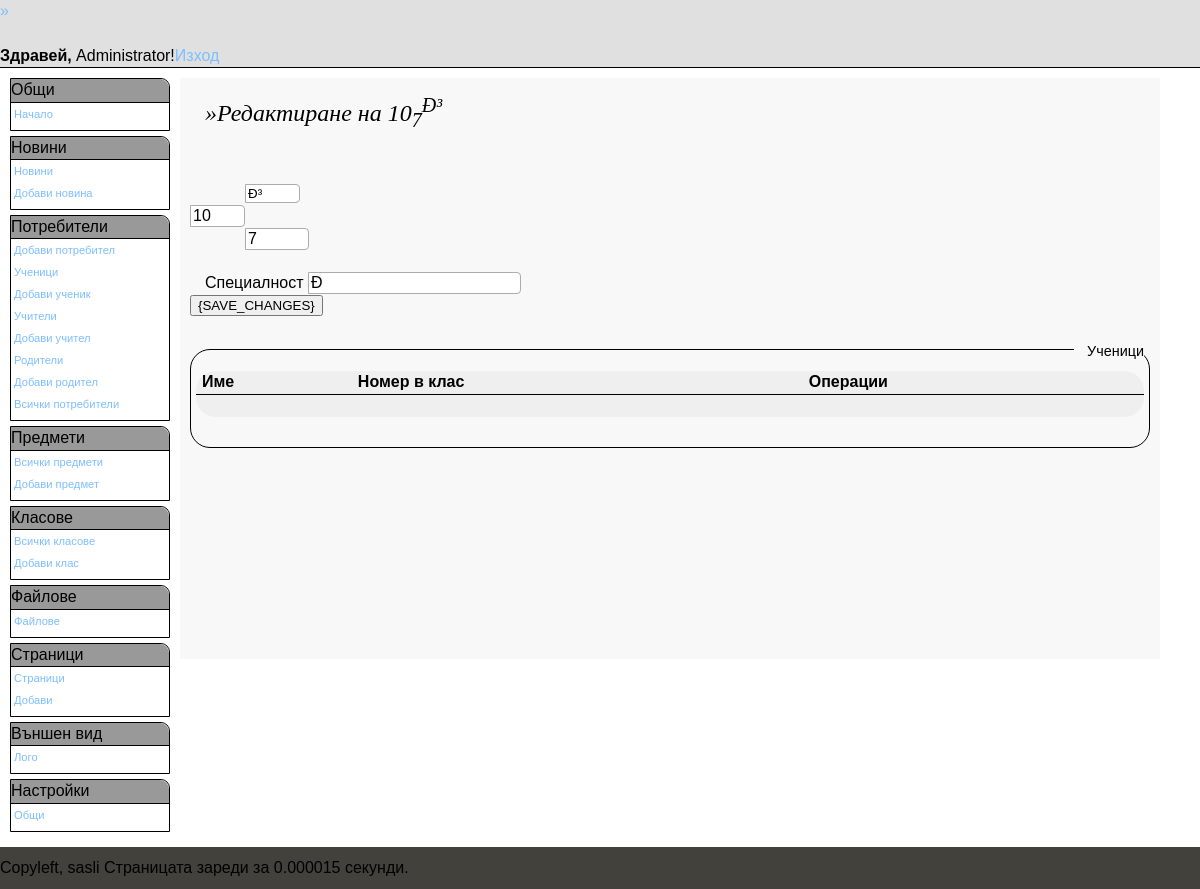
Screenshot of /admin/editClass.php?id=35 (signed in) with the database file from the repository.
### tables this page shows
CREATE TABLE IF NOT EXISTS `user` (
  `id` int(255) NOT NULL AUTO_INCREMENT,
  `username` varchar(255) NOT NULL,
  `password` varchar(255) NOT NULL,
  `role` varchar(255) NOT NULL,
  `name` varchar(255) NOT NULL,
  `email` varchar(255) NOT NULL,
  `snimka` varchar(255) NOT NULL,
  `dateReg` varchar(255) NOT NULL,
  `predmetID` int(11) NOT NULL,
  `approved` int(11) NOT NULL,
  `classID` int(11) NOT NULL,
  PRIMARY KEY (`id`)
);

CREATE TABLE IF NOT EXISTS `class` (
  `id` int(255) NOT NULL AUTO_INCREMENT,
  `name` varchar(255) NOT NULL,
  `dolu` varchar(255) NOT NULL,
  `gore` varchar(255) NOT NULL,
  `specialnost` varchar(255) NOT NULL,
  PRIMARY KEY (`id`)
);

### admin/editClass.php (the view, shortened to what this page needs)
<?
include 'admheader.php';
?>
 <?
if($ok && ($role == 0 || $role ==2)){
if(isset($_GET['id'])){
	$cid = $_GET['id'];
	?>
    <div style="width:100%;"><h2>&raquo;Редактиране на <?=getFullClassName($cid)?></h2></div><br />
<br />
             <form action="" method="post">
<table width="80" border="0" cellspacing="0" cellpadding="0">
      <tr>
        <td width="3%">&nbsp;</td>
        <td width="74%"><sup>
          <input name="gore" type="text" class="inp" id="gore" value="<?=getClassDetail("gore", $cid)?>" size="4" maxlength="2" />
        </sup></td>
      </tr>
      <tr>
        <td><input name="name" type="text" class="inp" id="name" value="<?=getClassDetail("name", $cid)?>" size="3" maxlength="2" /></td>
        <td width="74%">&nbsp;</td>
      </tr>
      <tr>
        <td width="3%">&nbsp;</td>
        <td><input name="dolu" type="text" class="inp" id="dolu" value="<?=getClassDetail("dolu", $cid)?>" size="4" maxlength="3" /></td>
      </tr>
    </table>
  <p><br>
      Специалност
      <input class="inp" type="text" name="specialnost" id="specialnost" value="<?=getClassDetail("specialnost", $cid)?>" s>
    </p>
    <input type="submit" name="save" id="save" value="{SAVE_CHANGES}" />
    </form>
    <br />
	<div>
	<fieldset class="titled">
	<legend>Ученици</legend>
	<?=getClassStudents($cid);?>
	</fieldset>
	</div>
    <?
	echo "<br />
<br />
<br />
<br />
<br />
<br />
";
}
}
else{
	echo "No right to be here, GTFO.";
	}
?>
<br />
<br />
<br />
	<?
	include "footer.php";
	?>

### admin/admheader.php (shortened to what this page needs)
<?
$c="../";
include $c."inc/functions.php";
?>
<!DOCTYPE html PUBLIC "-//W3C//DTD XHTML 1.0 Transitional//EN" "http://www.w3.org/TR/xhtml1/DTD/xhtml1-transitional.dtd">
<html xmlns="http://www.w3.org/1999/xhtml">
<head>
  <link href="css/a_style.css" rel="stylesheet" type="text/css" />
 <link type="text/css" href="css/ui-lightness/jquery-ui-1.8.9.custom.css" rel="stylesheet" />
<link rel="stylesheet" media="screen" type="text/css" href="css/colorpicker.css" />
<script type="text/javascript" src="js/colorpicker.js"></script></head>
</head>
<body>
<div id="wrap">
 <div id="head"><div id="logo"><a href="<?=get_option("url")?>">&raquo;<?=get_option("title")?></a></div><br />
<div id="greeting">
<?
$ok = 0;
$role=-9;
if (isset($_COOKIE["user"]) && isset($_COOKIE["pass"])){
	if(checkLoginBool($_COOKIE["user"], $_COOKIE["pass"])){
		$ok = 1;
		}else{
		$ok = 0;
	}
	}
	if($ok){
		if($role == -9){
		$role = getRole($_COOKIE['user']);
		$id = getID($_COOKIE['user']);
		echo "<strong>Здравей, </strong>" . getNamebyID($id, $role) . "!<a href=\"logout.php\">Изход</a><br />";
		}else{
		 $id = getID(getNamebyEGN($_COOKIE['egn']));
			echo "<strong>Здравей, </strong>" . getNamebyEGN($_COOKIE['egn']) . "!";
		}
	}
else{
		}
?>
</div>
</div>
  <div id="side">
    <? include "menu.php";?>
    </div>
	  <div id="content">

### inc/functions.php (shortened to what this page needs)
<?
	function checkLoginBool($uname, $p, $tbl="user"){
	$username = htmlspecialchars($uname);
	$pass = $p;
	$q = mysql_query("SELECT * FROM `$tbl` WHERE `username` = '$username'");
	if(mysql_num_rows($q) > 0){
	while($r = mysql_fetch_array($q)){
		$realpass = $r['password'];
		$role = $r['role'];
		$realname = $r['username'];
		}
		if($pass != $realpass || $username != $realname){return 0;}
			else{return 1;}
	}else{return 0;}
	}
	?>
<?
	function getRole($usr){
		$q = mysql_query("SELECT * FROM `user` WHERE `username` = '$usr'");
		while($r = mysql_fetch_array($q)){
				return "$r[role]";
			}
		}
	function getID($usr, $tbl = "user"){
		$q = mysql_query("SELECT * FROM `$tbl` WHERE `username` = '$usr'");
		while($r = mysql_fetch_array($q)){
				return "$r[id]";
			}
		}
		function getNameById($id, $role){
			if($role == 1){
		$q = mysql_query("SELECT * FROM `uchenik` WHERE `id` = '$id'");
		while($r = mysql_fetch_array($q)){
				return "$r[ime]";
			}
			}
			else{
				$q = mysql_query("SELECT * FROM `user` WHERE `id` = '$id'");
		while($r = mysql_fetch_array($q)){
				return "$r[name]";
			}
				}
		}
				?>
<?
		function getClassStudents($cid){
			$q = mysql_query("SELECT * FROM `uchenik` WHERE `classID` = '$cid'");
	echo <<<EOT
<table width="100%" id="tbl" border="0" cellspacing="0" cellpadding="0">
<tr height="1em" id="ntitle">
		<td style="padding-left:6px">Име</td>
		<td>Номер в клас</td>
		<td>Операции</td>
</tr>
EOT;
			?>
<tr id="nfooter"><td>&nbsp;</td><td>&nbsp;</td><td>&nbsp;</td></tr></table>
<?
		}
		function gol($where){?><meta http-equiv="refresh" content="0;URL=<?=$where?>" /><? }
		function getClassDetail($det, $cid){
			$q = mysql_query("SELECT * FROM `class` WHERE `id` = $cid");
		while($r = mysql_fetch_array($q)){
			return "$r[$det]";
			}
		}
		function getFullClassName($cid){
			$q = mysql_query("SELECT * FROM `class` WHERE `id` = $cid");
		while($r = mysql_fetch_array($q)){
			return "$r[name]<sub>$r[dolu]</sub><sup>$r[gore]</sup>";
			}
		}
			?>
<?
		function get_option($key){
				$q = mysql_query("SELECT * FROM `option` WHERE `key` ='". mysql_real_escape_string($key)."'");
			}
			?>

### admin/css/a_style.css (style rules this page uses)
html, body, div, span, applet, object, iframe, h1, h2, h3, h4, h5, h6, p, blockquote, pre, a, abbr, acronym, address, big, cite, code, del, dfn, em, font, img, ins, kbd, q, s, samp, small, strike, strong, tt, var, b, u, i, center, dl, dt, dd, ol, ul, li, fieldset, form, label, legend { background: transparent; border: 0; margin: 0; padding: 0; vertical-align: baseline; }
body { font: 100%/1.4 Verdana, Arial, Helvetica, sans-serif; background: #FFF; color: #000; }
h1, h2, h3, h4, h5, h6, p { margin-top: 0; padding-right: 15px; padding-left: 15px; }
h2 { font:italic normal normal 24px/29px Georgia,"Times New Roman","Bitstream Charter",Times,serif; margin:0; line-height:35px; text-shadow:rgba(255,255,255,1) 0 1px 0; }
table { border-collapse: collapse; border-spacing: 1; }
a:link { color: #7DBEFF; text-decoration: none; }
#wrap { width: 100%; background: #FFF; margin: 0 auto; }
#head { background: #E0E0E0; border-bottom: 1px solid black; }
#side { float: left; width: 180px; padding-bottom: 10px; padding-top: 10px; }
#content { position: static; padding: 10px 10px; width: 80%; float: left; background: #F8F8F8; min-width:800px; margin-top: 10px; }
.inp { border: 1px solid #ACACAC; -moz-border-radius-topleft: 4px; border-top-right-radius: 4px; -moz-border-radius-topright: 4px; -moz-border-radius-bottomleft: 4px; border-bottom-right-radius: 4px; -moz-border-radius-bottomright: 4px; font-size:1em; }
fieldset { border: 1px solid black; padding: 10px 5px; ; -moz-border-radius: 20px; -webkit-border-radius: 20px; -khtml-border-radius: 20px; border-radius: 20px; }
legend { padding-top: 0.2em; padding-left:0.9em; font-size:90%; text-align:right; }
#tbl { background:#EFEFEF; padding:7px; margin-bottom:20px; -moz-border-radius: 20px; -webkit-border-radius: 20px; -khtml-border-radius: 20px; border-radius: 20px; }
#ntitle { font-weight:900; padding:5px; border-bottom: 1px solid black; }
#nfooter { padding:5px; border-top: 1px solid black; }

### rows the page displays
user: getNamebyID($id, $role) "Administrator"
class: name "10", dolu "7", gore "Ð³"

### other values shown
$totaltime "0.000015"
